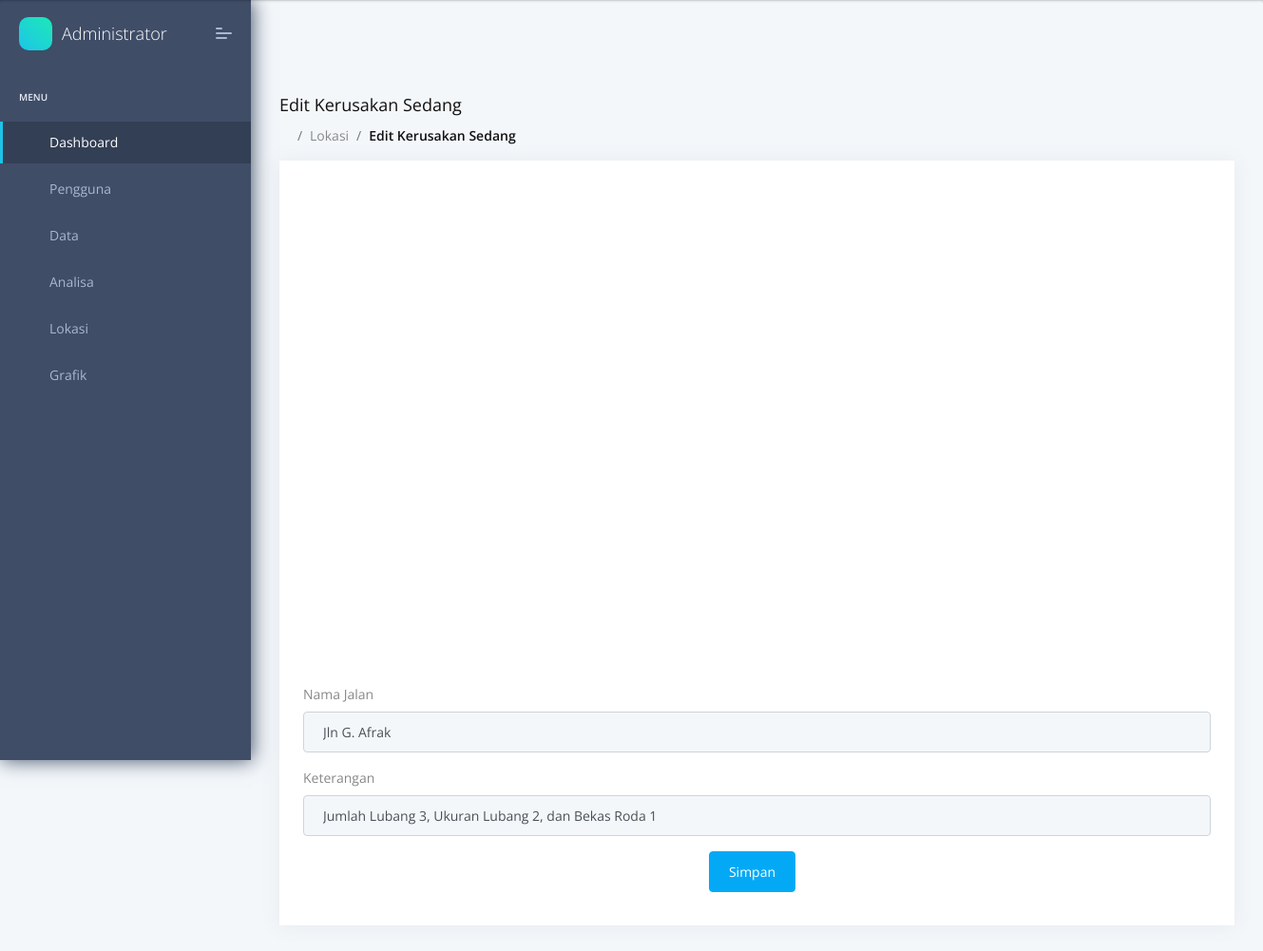
/admin/edit_sedang.php?id=14 (signed in), run on the app's committed database.
### tables this page shows
CREATE TABLE `tb_sedang` (
  `id_sedang` int(5) NOT NULL,
  `id_jalan` int(5) NOT NULL,
  `keterangan` varchar(50) NOT NULL,
  `lat` varchar(50) NOT NULL,
  `lon` varchar(50) NOT NULL
);

CREATE TABLE `tb_jalan` (
  `id_jalan` int(5) NOT NULL,
  `nama` varchar(50) NOT NULL,
  `ket` varchar(50) NOT NULL
);

### admin/edit_sedang.php (the view, shortened to what this page needs)
<?php
    include 'head.php';
    include 'menu.php';
    include 'header.php';
    include 'koneksi.php';
?>
    <div class="pcoded-main-container">
        <div class="pcoded-wrapper">
            <div class="pcoded-content">
                <div class="pcoded-inner-content">
                    <div class="page-header">
                        <div class="page-block">
                            <div class="row align-items-center">
                                <div class="col-md-12">
                                    <div class="page-header-title">
                                        <h5 class="m-b-10">Edit Kerusakan Sedang</h5>
                                    </div>
                                    <ul class="breadcrumb">
                                        <li class="breadcrumb-item"><a href="index.php"><i class="feather icon-home"></i></a></li>
                                        <li class="breadcrumb-item"><a href="#!">Lokasi</a></li>
                                        <li class="breadcrumb-item"><a href="#!">Edit Kerusakan Sedang</a></li>
                                    </ul>
                                </div>
                            </div>
                        </div>
                    </div>
                    <div class="main-body">
                        <div class="page-wrapper">
                            <div class="row">
                                <div class="col-sm-12">
                                    <div class="card">
                                        <div class="card-body">
                                            <div class="row">
                                                <div class="col-md-12">
                                                    <?php
                                                        $id = $_GET['id'];
                                                        $data = mysqli_query($con,"SELECT * FROM tb_sedang
                                                            JOIN tb_jalan ON tb_sedang.id_jalan=tb_jalan.id_jalan WHERE id_sedang='$id'");
                                                        while($d = mysqli_fetch_array($data))
                                                        {
                                                     ?>
                                                    <center>
                                                        <div id="googleMap" style="width:1000px;height:500px;" align="center"></div>
                                                    </center>
                                                    <br>
                                                    <form action="update_sedang.php" method="post">
                                                        <div class="form-group">
                                                            <label>Nama Jalan</label>
                                                            <input type="text" class="form-control" placeholder="Nama Jalan" name="a" required value="<?php echo $d['nama']; ?>">
                                                        </div>
                                                        <div class="form-group">
                                                            <label>Keterangan</label>
                                                            <input type="text" class="form-control" placeholder="Keterangan" name="b" required value="<?php echo  $d['keterangan']; ?>">
                                                        </div>
                                                        <center>
                                                            <button type="submit" class="btn btn-primary" name="simpan">Simpan</button>
                                                        </center>
                                                    </form>
                                                    <?php
                                                        }
                                                    ?>
                                                </div>
                                            </div>
                                        </div>
                                    </div>
                                </div>
                            </div>
                        </div>
                    </div>
                </div>
            </div>
        </div>
    </div>
<?php
    include 'foot.php';
?>

### data on the page
tb_sedang: a "Jln G. Afrak", b "Jumlah Lubang 3, Ukuran Lubang 2, dan Bekas Roda 1"
